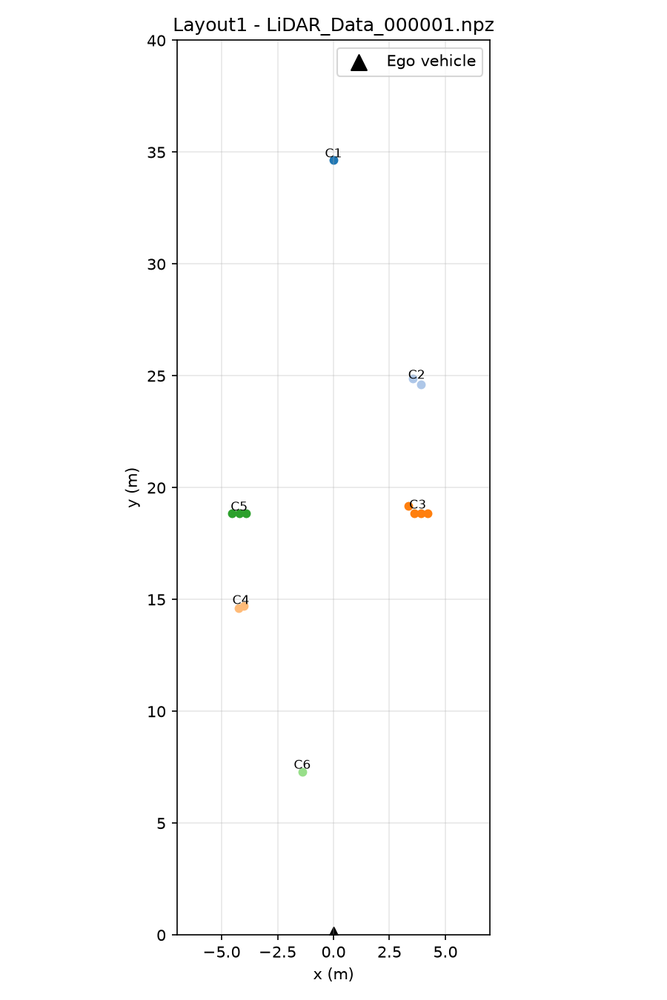
#> input picture LiDAR_Detection_Test/bev/Layout1_LiDAR_Data_000001.png, 667 x 1000 px, shrunk from 900 x 1350 before the run; its folder holds only this picture in this run
$ python -i features_extract.py   (imports and definitions only)   (older library calls are emulated)
#> lines starting #> are read from the running program, lines starting #| are printed output that depends on the picture; after the words box and inside, x2 and y2 are one past the last pixel; in counts of white or black regions, pixels touching at a corner belong together
#> further down, picture is the input picture: shape (1000, 667, 3); mean B, G, R 252, 252, 252
import re
import warnings
from pathlib import Path

import cv2
import numpy as np


WORKSPACE_DIRECTORY = Path(__file__).resolve().parent
DEFAULT_CSI_DATA_DIRECTORY = WORKSPACE_DIRECTORY / "Front CSI Camera Data"
DEFAULT_RGB_DATA_DIRECTORY = WORKSPACE_DIRECTORY / "RGB Camera Data"

CSI_IMAGE_PATTERN = re.compile(
    r"Front_CSI_Camera_Image_(\d+)\.jpg$",
    re.IGNORECASE,
)
RGB_IMAGE_PATTERN = re.compile(
    r"RGB_Camera_Image_(\d+)\.jpg$",
    re.IGNORECASE,
)


def _validate_thresholds(bright_threshold, dark_threshold):
    if not isinstance(bright_threshold, int) or not 0 <= bright_threshold <= 255:
        raise ValueError("bright_threshold must be an integer from 0 to 255")
    if not isinstance(dark_threshold, int) or not 0 <= dark_threshold <= 255:
        raise ValueError("dark_threshold must be an integer from 0 to 255")


def calculate_image_features(image, bright_threshold=200, dark_threshold=50):
    """Calculate reproducible image-quality features from an in-memory frame.

    Contrast is the grayscale pixel standard deviation. Sharpness is the
    variance of the grayscale Laplacian (a common focus measure).
    """
#> called with bright_threshold = 200, dark_threshold = 50
    _validate_thresholds(bright_threshold, dark_threshold)
    if image is None or image.size == 0:
        raise ValueError("image must be a non-empty OpenCV image")

    if image.ndim == 2:
        grayscale_image = image
    elif image.ndim == 3 and image.shape[2] == 3:
        grayscale_image = cv2.cvtColor(image, cv2.COLOR_BGR2GRAY)
    elif image.ndim == 3 and image.shape[2] == 4:
        grayscale_image = cv2.cvtColor(image, cv2.COLOR_BGRA2GRAY)
    else:
        raise ValueError(f"unsupported image shape: {image.shape}")

    mean_value, standard_deviation = cv2.meanStdDev(grayscale_image)
#> mean_value = [252]; standard_deviation = [21.76]
    laplacian = cv2.Laplacian(grayscale_image, cv2.CV_64F)
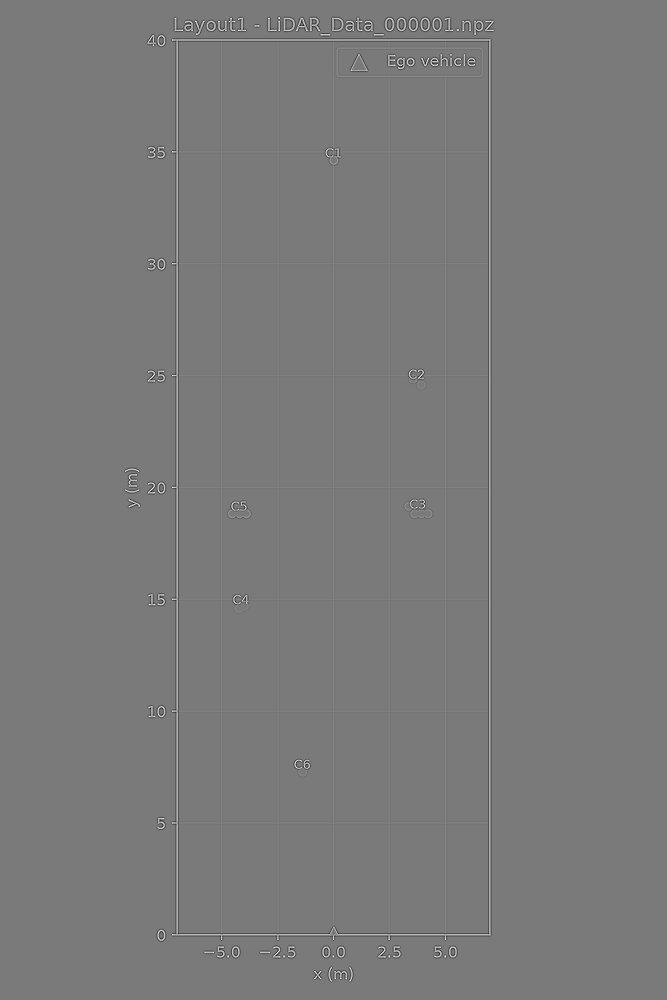
#> laplacian: shape (1000, 667) float64; min -596, max 647, mean 0; drawn with min black and max white
    _, laplacian_standard_deviation = cv2.meanStdDev(laplacian)
#> laplacian_standard_deviation = [33.95]

    bright_mask = cv2.compare(grayscale_image, bright_threshold, cv2.CMP_GE)
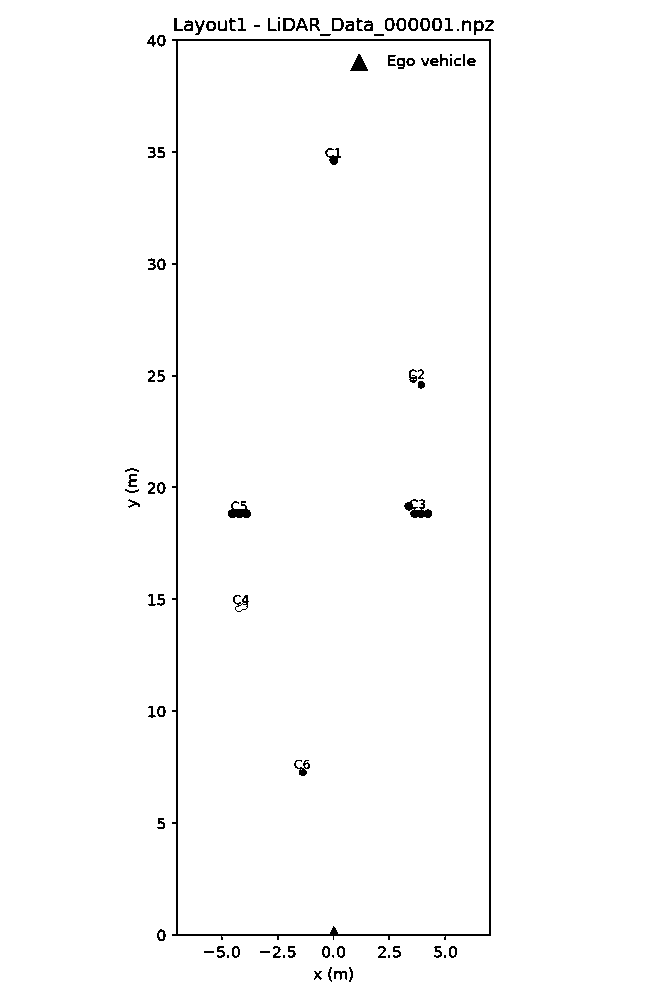
#> bright_mask: shape (1000, 667); 98.5% white; black in thin lines or dots, all inside (x1, y1, x2, y2) = (125, 17, 494, 982)
    dark_mask = cv2.compare(grayscale_image, dark_threshold, cv2.CMP_LE)
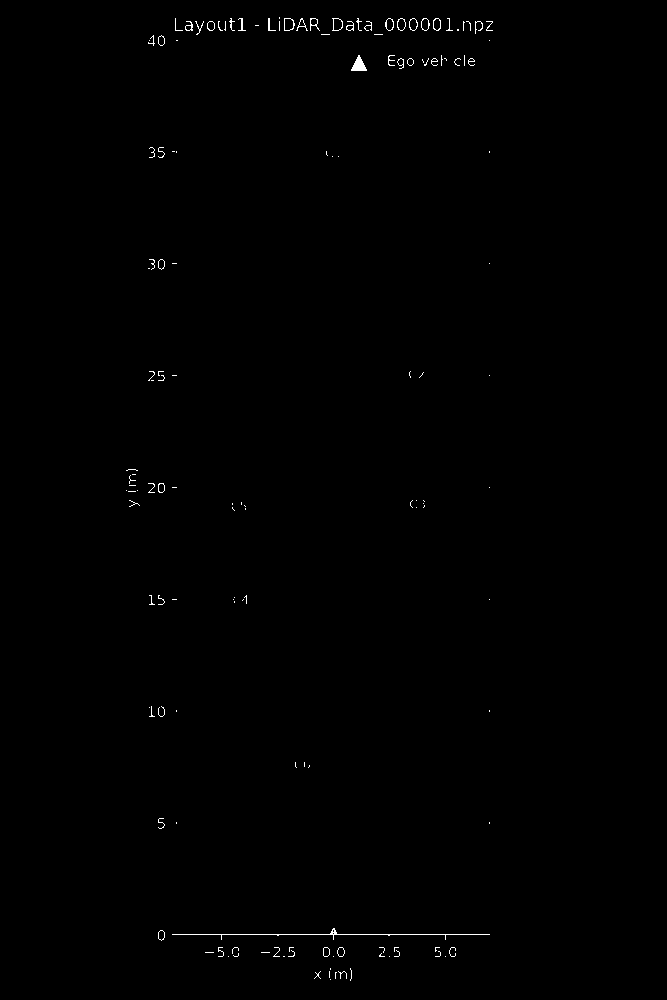
#> dark_mask: shape (1000, 667); 0.35% white in thin lines or dots, all inside (x1, y1, x2, y2) = (126, 17, 493, 981)

    return {
        "brightness": float(mean_value[0, 0]),
        "contrast": float(standard_deviation[0, 0]),
        "sharpness": float(laplacian_standard_deviation[0, 0] ** 2),
        "bright_ratio": float(cv2.countNonZero(bright_mask) / grayscale_image.size),
        "dark_ratio": float(cv2.countNonZero(dark_mask) / grayscale_image.size),
    }


# [155 lines left out: functions calculate_relative_quality, calculate_camera_quality, _find_numbered_images, _extract_camera_features, extract_CSI_Camera, extract_RGB_Camera, not called in this run]

>>> import cv2
>>> picture = cv2.imread('LiDAR_Detection_Test/bev/Layout1_LiDAR_Data_000001.png')
>>> result = calculate_image_features(picture)
#> result = {'brightness': 252, 'contrast': 21.76, 'sharpness': 1152.6, 'bright_ratio': 0.985, 'dark_ratio': 0.00347}

$ run again, on LiDAR_Detection_Test/bev/Layout2_LiDAR_Data_000001.png
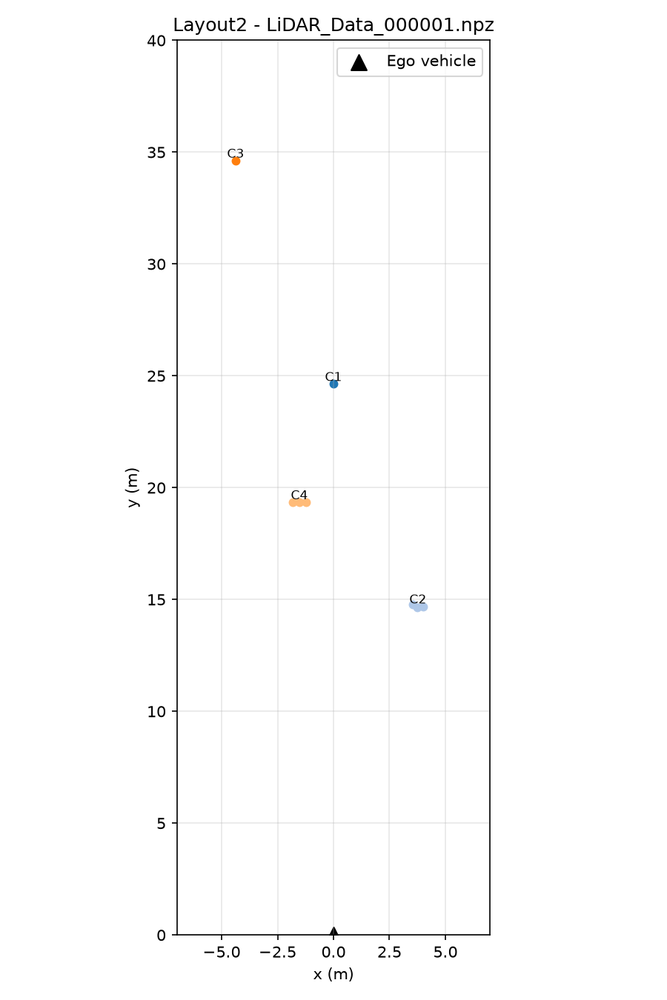
#> input picture LiDAR_Detection_Test/bev/Layout2_LiDAR_Data_000001.png, 667 x 1000 px, shrunk from 900 x 1350 before the run
#> picture is the input picture: shape (1000, 667, 3); mean B, G, R 252.1, 252.1, 252.1
#> mean_value = [252.1]; standard_deviation = [21.49]
#> laplacian_standard_deviation = [33.66]
#> in calculate_image_features, `bright_mask = cv2.compare(grayscale_image, bright_threshold, cv2.CMP_GE)`:
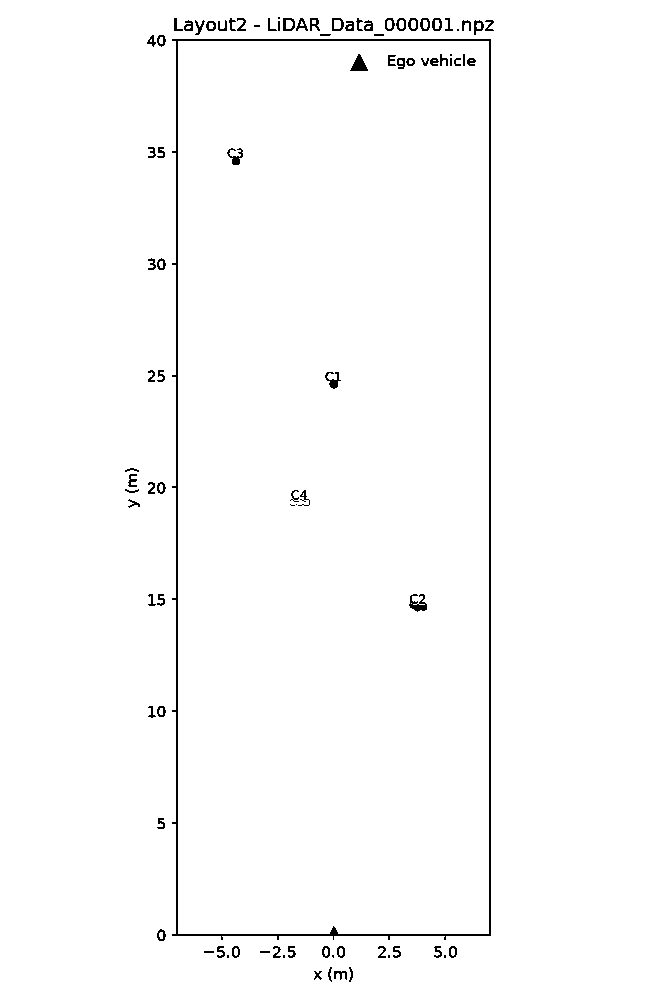
#> bright_mask: shape (1000, 667); 98.6% white; black in thin lines or dots, all inside (x1, y1, x2, y2) = (125, 17, 494, 982)
#> dark_mask: shape (1000, 667); 0.34% white in thin lines or dots, all inside (x1, y1, x2, y2) = (126, 17, 493, 981)
#> result = {'brightness': 252.1, 'contrast': 21.49, 'sharpness': 1132.9, 'bright_ratio': 0.986, 'dark_ratio': 0.00341}

$ run again, on LiDAR_Detection_Test/bev/Layout3_LiDAR_Data_000001.png
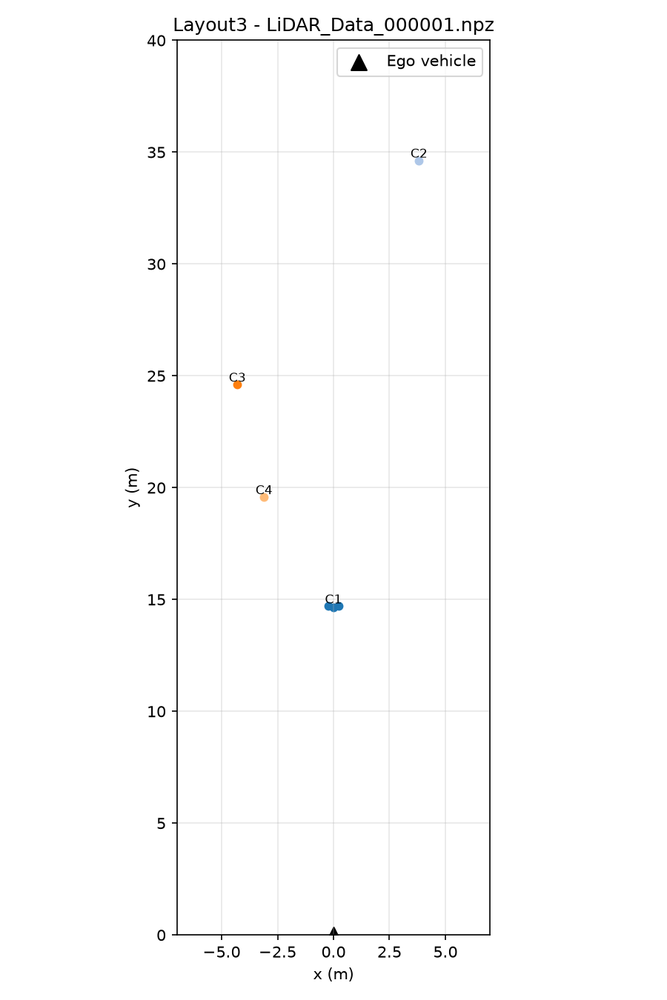
#> input picture LiDAR_Detection_Test/bev/Layout3_LiDAR_Data_000001.png, 667 x 1000 px, shrunk from 900 x 1350 before the run
#> picture is the input picture: shape (1000, 667, 3); mean B, G, R 252.1, 252.1, 252.1
#> mean_value = [252.1]; standard_deviation = [21.54]
#> laplacian_standard_deviation = [33.66]
#> in calculate_image_features, `bright_mask = cv2.compare(grayscale_image, bright_threshold, cv2.CMP_GE)`:
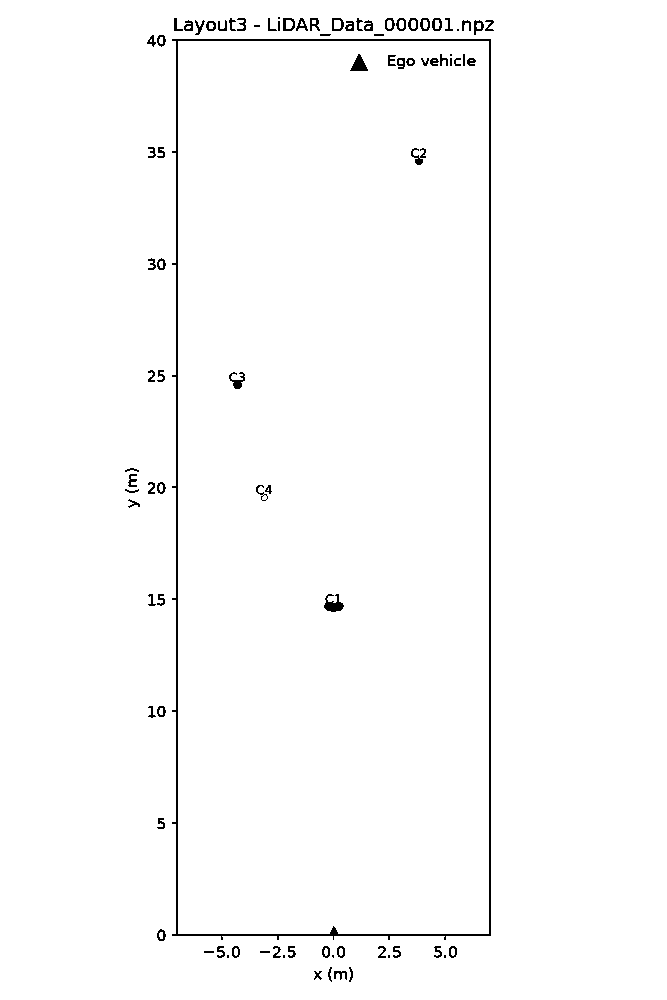
#> bright_mask: shape (1000, 667); 98.6% white; black in thin lines or dots, all inside (x1, y1, x2, y2) = (125, 17, 494, 982)
#> dark_mask: shape (1000, 667); 0.34% white in thin lines or dots, all inside (x1, y1, x2, y2) = (126, 17, 493, 981)
#> result = {'brightness': 252.1, 'contrast': 21.54, 'sharpness': 1133.3, 'bright_ratio': 0.986, 'dark_ratio': 0.00341}
